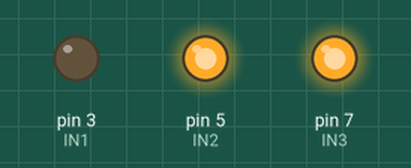
The program below on a simulated Raspberry Pi (header pin numbers). Parts: output pins drawn as LEDs (lit = HIGH). What the program prints to the terminal is not drawn. At 5.5 s the program stops and its outputs stay as they are.

Above: at 0.1 s.
At 0.6 s:
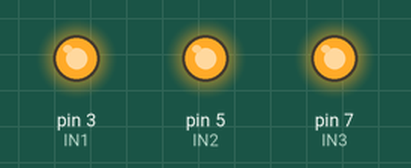
At 5.6 s:
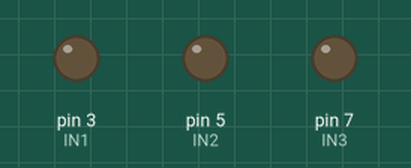
Timing chart, 0 to 7.0 s (numbered marks = the images above):
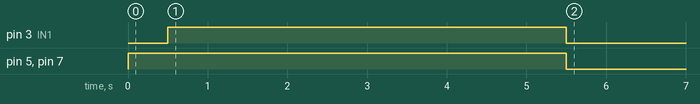

Measured:
- by itself, pin 3 (IN1): LOW → HIGH at 0.50 s, → LOW 5.0 s later
- by itself, pin 5 (IN2), pin 7 (IN3): LOW → HIGH at 0.00 s, → LOW 5.5 s later

The program:

test.py
```python
import time

try:
    import RPi.GPIO as GPIO
except RuntimeError:
    print("Error importing RPi.GPIO!")

GPIO.setmode(GPIO.BOARD) # count the pins
GPIO.setwarnings(True) # We are testing right?

IN1 = 3 #ONOFF
IN2 = 5 #1xespresso
IN3 = 7 #2xespresso
# IN4 = 11 #1xCoffee
# IN5 = 13 #2xCoffee

def relay_init():
    GPIO.setup(IN1, GPIO.OUT, initial=GPIO.HIGH)
    GPIO.setup(IN2, GPIO.OUT, initial=GPIO.HIGH)
    GPIO.setup(IN3, GPIO.OUT, initial=GPIO.HIGH)
    # GPIO.setup(IN4, GPIO.OUT, initial=GPIO.HIGH)
    # GPIO.setup(IN5, GPIO.OUT, initial=GPIO.HIGH)

def touch_button(pin):
    GPIO.output(pin, GPIO.LOW)
    print("A virtual button has been touched")
    time.sleep(0.5)
    GPIO.output(pin, GPIO.HIGH)


def touch_onoff():
    print("virtual touched ON/OFF button")
    touch_button(IN1)

def touch_espresso_1():
    print("virtual touched on espresso")
    touch_button(IN2)

def touch_espresso_2():
    print("virtual touched on espresso 2")
    touch_button(IN3)

# def touch_coffee_1():
#     print("virtual touched on coffee")
#     touch_button(IN4)
#
# def touch_coffee_2():
#     print("virtual touched on coffee 2")
#     touch_button(IN5)


relay_init()


touch_onoff()
time.sleep(5)
GPIO.cleanup()
```
